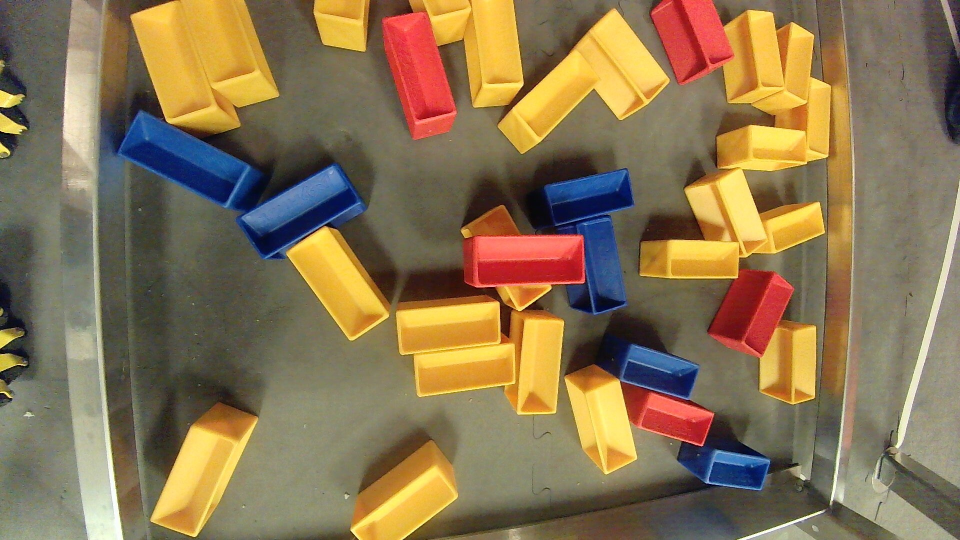
#> input picture SampleOpenCVDevelopment/ROBOT Photos/testImageOne.jpg, 1920 x 1080 px (shown at 1/2 size)
$ python sampleDetection.py
#> lines starting #> are read from the running program, lines starting #| are printed output that depends on the picture; after the words box and inside, x2 and y2 are one past the last pixel; in counts of white or black regions, pixels touching at a corner belong together
#> further down, img is the input picture: shape (1080, 1920, 3); mean B, G, R 82.6, 116.6, 137.3
import cv2 as cv
import numpy as np
import math
import pdb


update = True

def foo(bar):
    global update
    update = True

def rescaleFrame(frame, scale = 0.1):
#> called with scale = 0.2
    width = int(frame.shape[1] * scale)
#> width = 384
    height = int(frame.shape[0] * scale)
#> height = 216
    dimensions = (width, height)
#> dimensions = (384, 216)

    return cv.resize(frame, dimensions, interpolation=cv.INTER_AREA)

def rescan(x,y,z):
    z = 12
    y *= -1
    print(x)
    print(y)
    print(z)

cv.namedWindow("input",cv.WINDOW_NORMAL)
cv.createTrackbar("HL", "input", 12, 180, foo)
cv.createTrackbar("HH", "input", 61, 180, foo)
cv.createTrackbar("SL", "input", 119, 255, foo)
cv.createTrackbar("SH", "input", 255, 255, foo)
cv.createTrackbar("VL", "input", 160, 255, foo)
cv.createTrackbar("VH", "input", 255, 255, foo)
cv.createTrackbar("CannyHigh","input", 180,2000,foo)
cv.createTrackbar("CannyLow","input",288,1000,foo)
cv.createTrackbar("rho", "input", 1,5,foo)
cv.createTrackbar("theta", "input", 50,200,foo)
cv.createTrackbar("threshhold", "input", 25,200,foo)
cv.createTrackbar("minLength", "input", 25, 100,foo)
cv.createTrackbar("lineGap", "input", 10,100,foo)


while True:
    if update:

        foundSamples = []

        update = False
        lower = (cv.getTrackbarPos("HL", 'input'), cv.getTrackbarPos("SL", 'input'), cv.getTrackbarPos("VL", 'input'))
        upper = (cv.getTrackbarPos("HH", 'input'), cv.getTrackbarPos("SH", 'input'), cv.getTrackbarPos("VH", 'input'))
        cannyLower = cv.getTrackbarPos("CannyLow", "input")
        cannyHigher = cv.getTrackbarPos("CannyHigh", "input")

        img = cv.imread('ROBOT Photos/testImageOne.jpg')

        # [8 lines of commented-out code are left out]


        img = rescaleFrame(img, 0.2)

        img = cv.GaussianBlur(img, (3,3), 5)
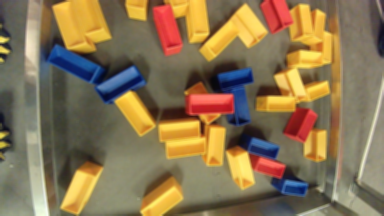
#> img: shape (216, 384, 3); mean B, G, R 82.6, 116.6, 137.3


        # cropping time

        # pdb.set_trace()

        scaleX = img.shape[0]
#> scaleX = 216
        scaleY = img.shape[1]
#> scaleY = 384

        croppingFactor = 3

        cropScaleX = scaleX // croppingFactor // 2
#> cropScaleX = 36
        cropScaleY = scaleY // croppingFactor // 2
#> cropScaleY = 64

        cropped = img[cropScaleX:scaleX-cropScaleX, cropScaleY:scaleY-cropScaleY]
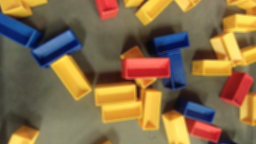
#> cropped: shape (144, 256, 3); mean B, G, R 73.9, 107.7, 131.9

        cv.imshow("crop", cropped)

        hsv = cv.cvtColor(cropped, cv.COLOR_BGR2HSV)
#> hsv: shape (144, 256, 3); mean H, S, V 34.8, 121.4, 139.9

        redLowerBound = (1,1,1)
        redHighBound = (255,255,255)

        blueLowerBound = (1,1,1)
        blueHigherBound = (255,255,255)

        yellowLowerBound = lower
        yellowHigherBound = upper


    # red

    #blue

        yellow = cv.inRange(hsv, lower, upper)
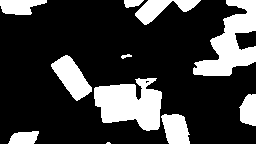
#> yellow: shape (144, 256); 23.3% white; 11 white regions (1 under 20 px), largest, box (x1, y1, x2, y2) and area: (94, 78, 162, 131) 2462, (193, 0, 256, 76) 2367, (51, 55, 92, 101) 954

        mask = yellow

        kernel = np.ones((55,55),np.uint8)
        eroded = cv.erode(mask, kernel)
#> eroded: shape (144, 256); every value is 0

        yellow = cv.bitwise_and(cropped, cropped,mask=yellow)
#> yellow: shape (144, 256, 3)

        cv.imshow("yellow before", yellow)

        # [10 lines of commented-out code are left out]


        seperationCanny = cv.Canny(yellow, cannyLower, cannyHigher)
#> seperationCanny: shape (144, 256); 3.9% white in thin lines or dots

        seperationCanny = cv.dilate(seperationCanny, np.ones((5,5)), 2)
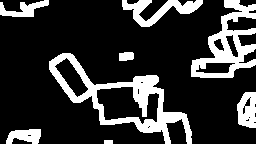
#> seperationCanny: shape (144, 256); 20.3% white; 8 white regions, largest, box (x1, y1, x2, y2) and area: (49, 53, 192, 144) 3056, (191, 0, 256, 78) 2072, (122, 0, 203, 27) 888

        seperatedYellow = cv.subtract(mask, seperationCanny)
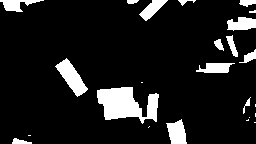
#> seperatedYellow: shape (144, 256); 10.9% white; 24 white regions (9 under 20 px), largest, box (x1, y1, x2, y2) and area: (97, 87, 159, 124) 1402, (55, 58, 88, 97) 546, (166, 119, 187, 144) 362

        Canny = cv.Canny(seperatedYellow, 5,10)
#> Canny: shape (144, 256); 2.7% white in thin lines or dots


        Canny = cv.GaussianBlur(Canny,(3,3), 3)
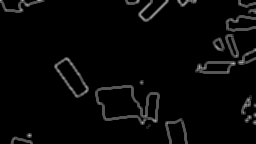
#> Canny: shape (144, 256); min 0, max 196, mean 6.9

        cv.imshow("after Canny",Canny)


        contours, hierarchy = cv.findContours(Canny, cv.RETR_TREE, cv.CHAIN_APPROX_SIMPLE)
#> contours = 30 contours, 7 with area under 20; largest, box (x1, y1, x2, y2) and area: (95, 85, 160, 125) 1660, (97, 87, 141, 119) 950, (54, 57, 89, 98) 704, (57, 60, 86, 95) 393, (195, 61, 236, 74) 389

        # [7 lines of commented-out code are left out]
        bestSample = (10000,10000)

        for c in contours:
            if cv.arcLength(c,True) < 95:
                continue
            if cv.arcLength(c, True) > 200:
                continue

            cv.drawContours(yellow, [c], -1, (0,0,255), 5)

            approxContour = cv.approxPolyDP(c, cv.arcLength(c, True) / 22, True)
            cv.drawContours(yellow, [approxContour], -1, (0,255,0),3)

            # pdb.set_trace()
            # print(f"before {approxContour.size}")

            if approxContour.size > 8:
                finalApproxContour = cv.approxPolyDP(approxContour, cv.arcLength(c, True) / 10, True)
            else:
                finalApproxContour = approxContour


            # print(f" after {finalApproxContour.size}")

            if finalApproxContour.size == 8:
                 #found this code at https://learnopencv.com/head-pose-estimation-using-opencv-and-dlib/


                sample_points = np.array([
                                        (-0.75, 1.75, 0.75),     # Left Top point
                                        (-0.75, -1.75, 0.75),    # Left Bottom point
                                        (0.75, -1.75, 0.75),     # Right Bottom point
                                        (0.75, 1.75, 0.75),      # Right Top point

                                    ])

                # Camera internals
                size = yellow.shape
                focal_length = size[1]
                center = (size[1]/2, size[0]/2)
                camera_matrix = np.array(
                                    [[600.01851744*.2, 0, 906.817157357*.2],
                                    [0, 600.01851744*.2, 516.73047402*.2],
                                    [0, 0, 1]], dtype = "double"
                                    )
                # camera_matrix = np.array(
                #                     [[focal_length, 0, center[0]],
                #                     [0, focal_length, center[1]],
                #                     [0, 0, 1]], dtype = "double"
                #                     )
                finalApproxContour=np.array(finalApproxContour, dtype=np.float32)

                dist_coeffs = np.zeros((5,1)) # Assuming no lens distortion
                dist_coeffs[0] = 0.0115588983608
                dist_coeffs[1] = -0.0313357203804
                dist_coeffs[2] = 0.00013459478315
                dist_coeffs[3] = 0.000897741867319
                dist_coeffs[4] = 0.00542752872672

                (success, rotation_vector, translation_vector) = cv.solvePnP(sample_points, finalApproxContour, camera_matrix, dist_coeffs, flags = cv.SOLVEPNP_ITERATIVE)
                rotMat,_ = cv.Rodrigues(rotation_vector)

                if success:
                    points, _ = cv.projectPoints(sample_points, rotation_vector, translation_vector, camera_matrix, dist_coeffs)
                    print(f"transform{translation_vector}")
                    print(f"rotaiton{rotation_vector}")
                    print("rot matrix\n", rotMat)
                averagePoint = (0,0)

                for p in points:

                    averagePoint += p

                    cv.circle(yellow,tuple(p.reshape(2).astype(int).tolist()),4,(255,0,0),2)

                averagePoint /= 4
#> this loop made 30 passes
#> (finalApproxContour, rotation_vector, translation_vector, averagePoint) on passes 13, 15, 17: ([[130, 87], [140, 115], [106, 118], [97, 92]], [-0.694, -1.69, 2.66], [-3.32, 0.806, 6.65], [[118.2, 103]]), ([[195, 72], [229, 73], [235, 61], [198, 63]], [2.58, -2.58, -1.58], [3.17, -4.18, 12.04], [[214.3, 67.25]]), ([[64, 57], [54, 68], [79, 97], [88, 86]], [3.21, 2.48, -0.0802], [-5.32, -1.73, 6.54], [[71.2, 76.97]])
#> finalApproxContour on passes 24, 28, 30: [[225, 21], [255, 28]], [[168, 0], [138, 16]], [[0, 0], [44, 1]]
#> (printed output is left out)
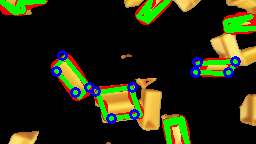
#> yellow: shape (144, 256, 3); mean B, G, R 13.8, 39.7, 36.3
#> after the loop, dist_coeffs = [0.0116, -0.0313, 0.000135, 0.000898, 0.00543]; focal_length = 256; success = True

                # if (0,0) - averagePoint < contours[bestSample].


    cv.imshow('raw image', img)
    cv.imshow('yellow', yellow)
    cv.imshow('mask', seperatedYellow)
    cv.imshow('canny', seperationCanny)


    key = cv.waitKey(1)
#> (key Esc is pressed here)
    if key == 27:
        break


        # [28 lines of commented-out code are left out]

$ run again, with SampleOpenCVDevelopment/ROBOT Photos/5.jpg copied over SampleOpenCVDevelopment/ROBOT Photos/testImageOne.jpg
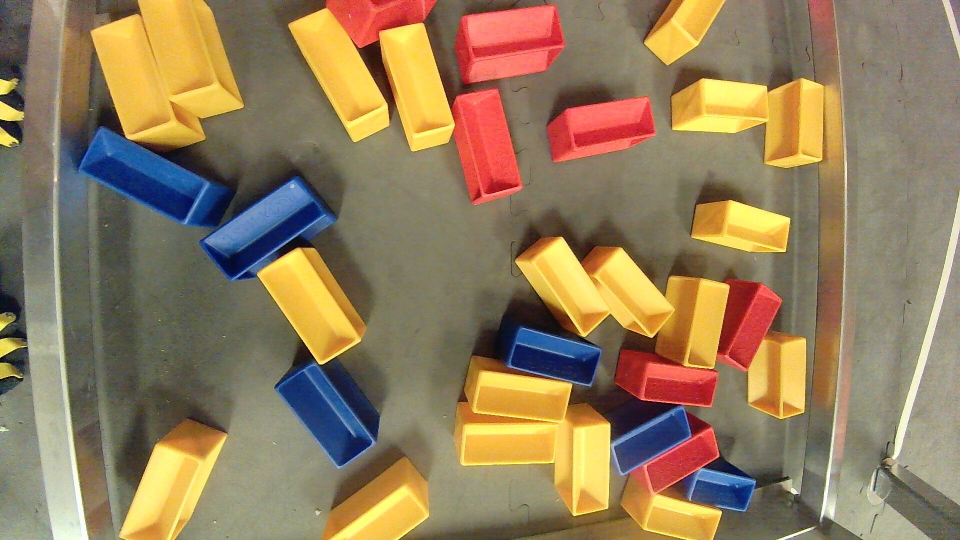
#> input picture SampleOpenCVDevelopment/ROBOT Photos/5.jpg, 1920 x 1080 px (shown at 1/2 size)
#> img is the input picture: shape (1080, 1920, 3); mean B, G, R 92.4, 125.4, 146.6
#> img: shape (216, 384, 3)
#> hsv: shape (144, 256, 3); mean H, S, V 34.6, 115, 150.6
#> eroded: shape (144, 256); every value is 0
#> seperatedYellow: shape (144, 256); 11.2% white; 17 white regions (2 under 20 px), largest, box (x1, y1, x2, y2) and area: (148, 62, 213, 96) 837, (121, 115, 177, 144) 835, (208, 0, 256, 25) 671
#> `Canny = cv.GaussianBlur(Canny,(3,3), 3)`:
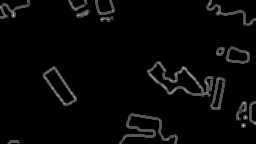
#> Canny: shape (144, 256); min 0, max 225, mean 6.9
#> contours = 24 contours, 5 with area under 20; largest, box (x1, y1, x2, y2) and area: (147, 61, 214, 97) 1133, (42, 66, 77, 106) 644, (150, 64, 202, 94) 519, (119, 113, 178, 144) 364, (45, 69, 74, 104) 340
#> the loop `for c in contours:` made 24 passes
#> (finalApproxContour, size, focal_length, center, camera_matrix, success, rotation_vector) on passes 10, 21: ([[52, 66], [42, 76], [69, 105], [76, 96]], (144, 256, 3), 256, (128, 72), [[120, 0, 181.4], [0, 120, 103.3], [0, 0, 1]], True, [1.22, 0.172, 1.36]), ([[206, 5], [241, 12], [243, 25], [255, 20]], (144, 256, 3), 256, (128, 72), [[120, 0, 181.4], [0, 120, 103.3], [0, 0, 1]], True, [-1.45, -1.31, -1.17])
#> (printed output is left out)
#> after the loop `for c in contours:`:
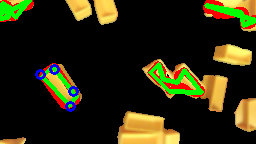
#> yellow: shape (144, 256, 3); mean B, G, R 13.5, 40.5, 43.2
#> after the loop `for c in contours:`: dist_coeffs = [0.0116, -0.0313, 0.000135, 0.000898, 0.00543]; focal_length = 256; success = True
